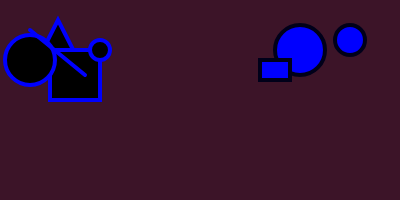
Frame 1 (no input)
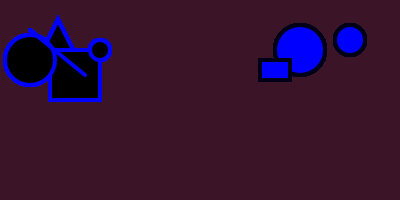
Frame 60 (no input)
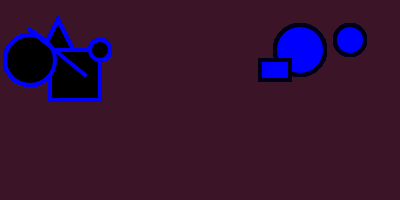
Frame 120 (the mouse pressed at the canvas centre since frame 60)

The p5.js sketch that drew these frames (run headless with seeded random() and noise() and a simulated clock; from frame 60 on, the mouse is pressed at the canvas centre):

// p5.js sketch
// ── sketch.js
function setup() {
    createCanvas(400, 200);
    background(60, 20, 40)
    ellipse(90,90)
}

function draw() {
    stroke(color(0, 0, 255));
    strokeWeight(4);
    fill(0)
    triangle(30, 75, 58, 20, 86, 75);
    rect(50,50,50,50)
    ellipse(100,50,20)
    ellipse(30,60,50)
    line(30, 30, 85, 75);
    stroke(color(0, 0, 25));
    strokeWeight(4);
    fill(color(0,0,255))
    ellipse(300,50,50)
    rect(260,60,30,20)
    ellipse(350,40,30)
}
